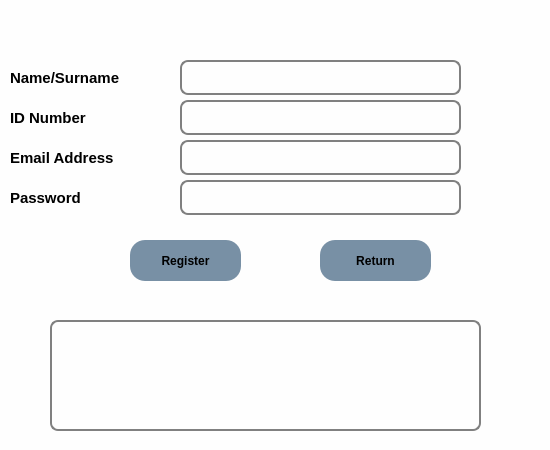
<?xml version="1.0" encoding="UTF-8"?>
<ui version="4.0">
 <class>Dialog</class>
 <widget class="QDialog" name="Dialog">
  <property name="geometry">
   <rect>
    <x>0</x>
    <y>0</y>
    <width>550</width>
    <height>450</height>
   </rect>
  </property>
  <property name="cursor">
   <cursorShape>ArrowCursor</cursorShape>
  </property>
  <property name="windowTitle">
   <string>Dialog</string>
  </property>
  <property name="styleSheet">
   <string notr="true">*
{
background:#fefefe;
}
#mainFrame {
border: 3px solid gray;
border-radius: 40px;
background: white;
}
QLineEdit {
padding: 1px;
border-style: solid;
border: 2px solid gray;
border-radius: 8px;
}

QPushButton
{
background: #7890a5;
border-radius:15px;
}

QPushButton:hover
{
color:#333;
border-radius:15px;
background:#49ebff;
}


QLabel {
font-weight: bold;
font-size: 15px;
}

QTextBrowser{
padding: 1px;
border-style: solid;
border: 2px solid gray;
border-radius: 8px;
}</string>
  </property>
  <widget class="QPushButton" name="button_register">
   <property name="geometry">
    <rect>
     <x>130</x>
     <y>240</y>
     <width>111</width>
     <height>41</height>
    </rect>
   </property>
   <property name="font">
    <font>
     <weight>75</weight>
     <bold>true</bold>
    </font>
   </property>
   <property name="text">
    <string>Register</string>
   </property>
  </widget>
  <widget class="QPushButton" name="button_return">
   <property name="geometry">
    <rect>
     <x>320</x>
     <y>240</y>
     <width>111</width>
     <height>41</height>
    </rect>
   </property>
   <property name="font">
    <font>
     <weight>75</weight>
     <bold>true</bold>
    </font>
   </property>
   <property name="text">
    <string>Return</string>
   </property>
  </widget>
  <widget class="QTextBrowser" name="text_browser_display">
   <property name="geometry">
    <rect>
     <x>50</x>
     <y>320</y>
     <width>431</width>
     <height>111</height>
    </rect>
   </property>
  </widget>
  <widget class="QLabel" name="label_namesurname">
   <property name="geometry">
    <rect>
     <x>10</x>
     <y>60</y>
     <width>165</width>
     <height>35</height>
    </rect>
   </property>
   <property name="text">
    <string>Name/Surname</string>
   </property>
  </widget>
  <widget class="QLineEdit" name="line_register_name">
   <property name="geometry">
    <rect>
     <x>180</x>
     <y>60</y>
     <width>281</width>
     <height>35</height>
    </rect>
   </property>
   <property name="text">
    <string/>
   </property>
  </widget>
  <widget class="QLabel" name="label_idnumber">
   <property name="geometry">
    <rect>
     <x>10</x>
     <y>100</y>
     <width>117</width>
     <height>35</height>
    </rect>
   </property>
   <property name="text">
    <string>ID Number</string>
   </property>
  </widget>
  <widget class="QLineEdit" name="line_register_id">
   <property name="geometry">
    <rect>
     <x>180</x>
     <y>100</y>
     <width>281</width>
     <height>35</height>
    </rect>
   </property>
  </widget>
  <widget class="QLabel" name="label_emailaddress">
   <property name="geometry">
    <rect>
     <x>10</x>
     <y>140</y>
     <width>148</width>
     <height>35</height>
    </rect>
   </property>
   <property name="text">
    <string>Email Address</string>
   </property>
  </widget>
  <widget class="QLineEdit" name="line_register_email">
   <property name="geometry">
    <rect>
     <x>180</x>
     <y>140</y>
     <width>281</width>
     <height>35</height>
    </rect>
   </property>
  </widget>
  <widget class="QLabel" name="label_password">
   <property name="geometry">
    <rect>
     <x>10</x>
     <y>180</y>
     <width>101</width>
     <height>35</height>
    </rect>
   </property>
   <property name="text">
    <string>Password</string>
   </property>
  </widget>
  <widget class="QLineEdit" name="line_register_password">
   <property name="geometry">
    <rect>
     <x>180</x>
     <y>180</y>
     <width>281</width>
     <height>35</height>
    </rect>
   </property>
   <property name="echoMode">
    <enum>QLineEdit::Password</enum>
   </property>
  </widget>
 </widget>
 <resources/>
 <connections/>
</ui>
